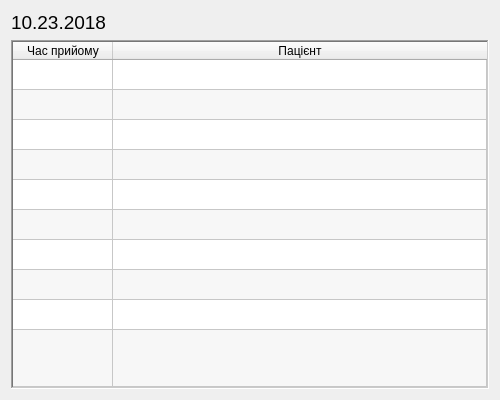
<?xml version="1.0" encoding="UTF-8"?>
<ui version="4.0">
 <class>WidgetSchedule</class>
 <widget class="QWidget" name="WidgetSchedule">
  <property name="geometry">
   <rect>
    <x>0</x>
    <y>0</y>
    <width>500</width>
    <height>400</height>
   </rect>
  </property>
  <property name="minimumSize">
   <size>
    <width>500</width>
    <height>400</height>
   </size>
  </property>
  <property name="windowTitle">
   <string>Form</string>
  </property>
  <layout class="QVBoxLayout" name="verticalLayout">
   <property name="sizeConstraint">
    <enum>QLayout::SetMinimumSize</enum>
   </property>
   <item>
    <widget class="QLabel" name="lableTime">
     <property name="font">
      <font>
       <family>Arial</family>
       <pointsize>14</pointsize>
      </font>
     </property>
     <property name="text">
      <string>10.23.2018</string>
     </property>
    </widget>
   </item>
   <item>
    <widget class="QTableWidget" name="tableSchedule">
     <property name="minimumSize">
      <size>
       <width>105</width>
       <height>110</height>
      </size>
     </property>
     <property name="inputMethodHints">
      <set>Qt::ImhNone</set>
     </property>
     <property name="frameShape">
      <enum>QFrame::WinPanel</enum>
     </property>
     <property name="autoScroll">
      <bool>true</bool>
     </property>
     <property name="tabKeyNavigation">
      <bool>true</bool>
     </property>
     <property name="dragEnabled">
      <bool>true</bool>
     </property>
     <property name="dragDropOverwriteMode">
      <bool>true</bool>
     </property>
     <property name="alternatingRowColors">
      <bool>true</bool>
     </property>
     <property name="sortingEnabled">
      <bool>true</bool>
     </property>
     <property name="rowCount">
      <number>10</number>
     </property>
     <property name="columnCount">
      <number>2</number>
     </property>
     <attribute name="horizontalHeaderVisible">
      <bool>true</bool>
     </attribute>
     <attribute name="horizontalHeaderCascadingSectionResizes">
      <bool>true</bool>
     </attribute>
     <attribute name="horizontalHeaderHighlightSections">
      <bool>true</bool>
     </attribute>
     <attribute name="horizontalHeaderShowSortIndicator" stdset="0">
      <bool>true</bool>
     </attribute>
     <attribute name="horizontalHeaderStretchLastSection">
      <bool>true</bool>
     </attribute>
     <attribute name="verticalHeaderVisible">
      <bool>false</bool>
     </attribute>
     <attribute name="verticalHeaderCascadingSectionResizes">
      <bool>true</bool>
     </attribute>
     <attribute name="verticalHeaderHighlightSections">
      <bool>true</bool>
     </attribute>
     <attribute name="verticalHeaderShowSortIndicator" stdset="0">
      <bool>true</bool>
     </attribute>
     <attribute name="verticalHeaderStretchLastSection">
      <bool>true</bool>
     </attribute>
     <row>
      <property name="text">
       <string>1</string>
      </property>
     </row>
     <row>
      <property name="text">
       <string>2</string>
      </property>
     </row>
     <row/>
     <row/>
     <row/>
     <row/>
     <row/>
     <row/>
     <row/>
     <row/>
     <column>
      <property name="text">
       <string>Час прийому</string>
      </property>
     </column>
     <column>
      <property name="text">
       <string>Пацієнт</string>
      </property>
     </column>
    </widget>
   </item>
  </layout>
 </widget>
 <resources/>
 <connections/>
</ui>
